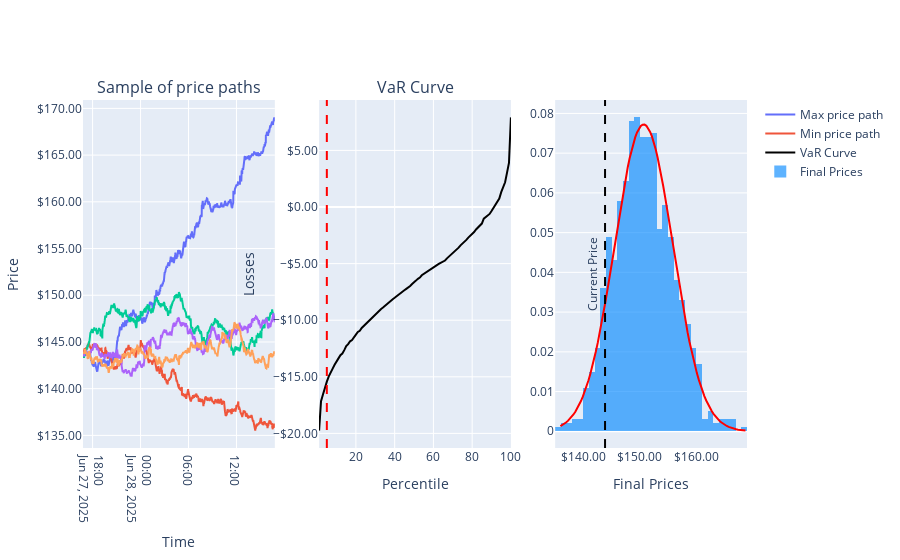

This figure's notebook cell:
### Markdown cell above
Jump Diffusion Process

### Code cell
price_path = processes.jdp(24*60,1_000)
produce_var_results(price_path,df)

### Figure 1 — Plotly figure (JSON) as saved in the notebook; plotly's stock layout.template omitted (floating-point values rounded to 4 significant figures; data arrays with more than 128 entries replaced by an {"elided": "..."} marker saying what was removed)
{"data": [{"name": "Max price path", "type": "scatter", "x": {"elided": "1441 str values"}, "xaxis": "x", "y": {"elided": "1441 float values"}, "yaxis": "y"}, {"name": "Min price path", "type": "scatter", "x": {"elided": "1441 str values"}, "xaxis": "x", "y": {"elided": "1441 float values"}, "yaxis": "y"}, {"showlegend": false, "type": "scatter", "x": {"elided": "1441 str values"}, "xaxis": "x", "y": {"elided": "1441 float values"}, "yaxis": "y"}, {"showlegend": false, "type": "scatter", "x": {"elided": "1441 str values"}, "xaxis": "x", "y": {"elided": "1441 float values"}, "yaxis": "y"}, {"showlegend": false, "type": "scatter", "x": {"elided": "1441 str values"}, "xaxis": "x", "y": {"elided": "1441 float values"}, "yaxis": "y"}, {"line": {"color": "black"}, "mode": "lines", "name": "VaR Curve", "type": "scatter", "x": [1, 2, 3, 4, 5, 6, 7, 8, 9, 10, 11, 12, 13, 14, 15, 16, 17, 18, 19, 20, 21, 22, 23, 24, 25, 26, 27, 28, 29, 30, 31, 32, 33, 34, 35, 36, 37, 38, 39, 40, 41, 42, 43, 44, 45, 46, 47, 48, 49, 50, 51, 52, 53, 54, 55, 56, 57, 58, 59, 60, 61, 62, 63, 64, 65, 66, 67, 68, 69, 70, 71, 72, 73, 74, 75, 76, 77, 78, 79, 80, 81, 82, 83, 84, 85, 86, 87, 88, 89, 90, 91, 92, 93, 94, 95, 96, 97, 98, 99, 100], "xaxis": "x2", "y": [-19.75, -17.15, -16.56, -15.89, -15.42, -14.96, -14.53, -14.28, -13.94, -13.61, -13.37, -13.09, -12.94, -12.64, -12.29, -12.11, -11.86, -11.75, -11.45, -11.28, -11.04, -10.93, -10.68, -10.51, -10.35, -10.21, -9.972, -9.848, -9.647, -9.509, -9.298, -9.089, -9.002, -8.882, -8.721, -8.621, -8.455, -8.319, -8.142, -8.019, -7.877, -7.709, -7.618, -7.508, -7.358, -7.233, -7.118, -6.972, -6.799, -6.686, -6.502, -6.345, -6.232, -6.028, -5.905, -5.778, -5.647, -5.527, -5.424, -5.313, -5.234, -5.109, -5.006, -4.931, -4.796, -4.728, -4.538, -4.388, -4.225, -4.024, -3.944, -3.768, -3.588, -3.385, -3.25, -3.062, -2.904, -2.7, -2.565, -2.372, -2.213, -1.987, -1.807, -1.618, -1.462, -1.034, -0.8836, -0.7057, -0.6112, -0.3519, -0.06733, 0.2761, 0.5179, 0.7538, 1.316, 1.707, 2.182, 3.041, 3.896, 7.917], "yaxis": "y2"}, {"histnorm": "probability density", "marker": {"color": "rgba(0, 135, 255, 0.63)"}, "name": "Final Prices", "type": "histogram", "x": {"elided": "1000 float values"}, "xaxis": "x3", "yaxis": "y3"}, {"line": {"color": "red"}, "mode": "lines", "name": "", "showlegend": false, "type": "scatter", "x": [135.9, 136.3, 136.6, 136.9, 137.2, 137.6, 137.9, 138.2, 138.6, 138.9, 139.2, 139.6, 139.9, 140.2, 140.6, 140.9, 141.2, 141.6, 141.9, 142.2, 142.6, 142.9, 143.2, 143.5, 143.9, 144.2, 144.5, 144.9, 145.2, 145.5, 145.9, 146.2, 146.5, 146.9, 147.2, 147.5, 147.9, 148.2, 148.5, 148.8, 149.2, 149.5, 149.8, 150.2, 150.5, 150.8, 151.2, 151.5, 151.8, 152.2, 152.5, 152.8, 153.2, 153.5, 153.8, 154.2, 154.5, 154.8, 155.1, 155.5, 155.8, 156.1, 156.5, 156.8, 157.1, 157.5, 157.8, 158.1, 158.5, 158.8, 159.1, 159.5, 159.8, 160.1, 160.4, 160.8, 161.1, 161.4, 161.8, 162.1, 162.4, 162.8, 163.1, 163.4, 163.8, 164.1, 164.4, 164.8, 165.1, 165.4, 165.7, 166.1, 166.4, 166.7, 167.1, 167.4, 167.7, 168.1, 168.4, 168.7], "xaxis": "x3", "y": [0.001298, 0.001556, 0.001858, 0.002209, 0.002615, 0.003084, 0.003622, 0.004236, 0.004933, 0.005723, 0.006611, 0.007605, 0.008713, 0.009942, 0.0113, 0.01278, 0.01441, 0.01617, 0.01808, 0.02012, 0.02231, 0.02463, 0.02708, 0.02966, 0.03234, 0.03513, 0.03799, 0.04092, 0.0439, 0.0469, 0.0499, 0.05287, 0.05579, 0.05863, 0.06136, 0.06396, 0.06639, 0.06863, 0.07065, 0.07244, 0.07397, 0.07521, 0.07617, 0.07682, 0.07716, 0.07718, 0.07689, 0.07628, 0.07536, 0.07415, 0.07266, 0.07091, 0.06892, 0.06671, 0.0643, 0.06173, 0.05901, 0.05618, 0.05327, 0.05031, 0.04731, 0.04431, 0.04133, 0.03839, 0.03551, 0.03272, 0.03002, 0.02743, 0.02496, 0.02262, 0.02041, 0.01835, 0.01642, 0.01464, 0.013, 0.01149, 0.01012, 0.008873, 0.007749, 0.006739, 0.005837, 0.005035, 0.004326, 0.003701, 0.003153, 0.002675, 0.002261, 0.001903, 0.001595, 0.001331, 0.001106, 0.0009158, 0.000755, 0.0006199, 0.0005069, 0.0004128, 0.0003347, 0.0002703, 0.0002174, 0.0001742], "yaxis": "y3"}], "layout": {"annotations": [{"font": {"size": 16}, "showarrow": false, "text": "Sample of price paths", "x": 0.1444, "xanchor": "center", "xref": "paper", "y": 1, "yanchor": "bottom", "yref": "paper"}, {"font": {"size": 16}, "showarrow": false, "text": "VaR Curve", "x": 0.5, "xanchor": "center", "xref": "paper", "y": 1, "yanchor": "bottom", "yref": "paper"}], "shapes": [{"label": {"text": "P95 Losses", "textposition": "top right"}, "line": {"color": "red", "dash": "dash"}, "type": "line", "x0": 5, "x1": 5, "xref": "x2", "y0": 0, "y1": 1, "yref": "y2 domain"}, {"label": {"text": "Current Price", "textposition": "top right"}, "line": {"color": "black", "dash": "dash"}, "type": "line", "x0": 143.8, "x1": 143.8, "xref": "x3", "y0": 0, "y1": 1, "yref": "y3 domain"}], "xaxis": {"anchor": "y", "domain": [0, 0.2889], "title": {"text": "Time"}}, "xaxis2": {"anchor": "y2", "domain": [0.3556, 0.6444], "title": {"text": "Percentile"}}, "xaxis3": {"anchor": "y3", "domain": [0.7111, 1], "tickformat": "$,.2f", "title": {"text": "Final Prices"}}, "yaxis": {"anchor": "x", "domain": [0, 1], "tickformat": "$,.2f", "title": {"text": "Price"}}, "yaxis2": {"anchor": "x2", "domain": [0, 1], "tickformat": "$,.2f", "title": {"text": "Losses"}}, "yaxis3": {"anchor": "x3", "domain": [0, 1]}}}
